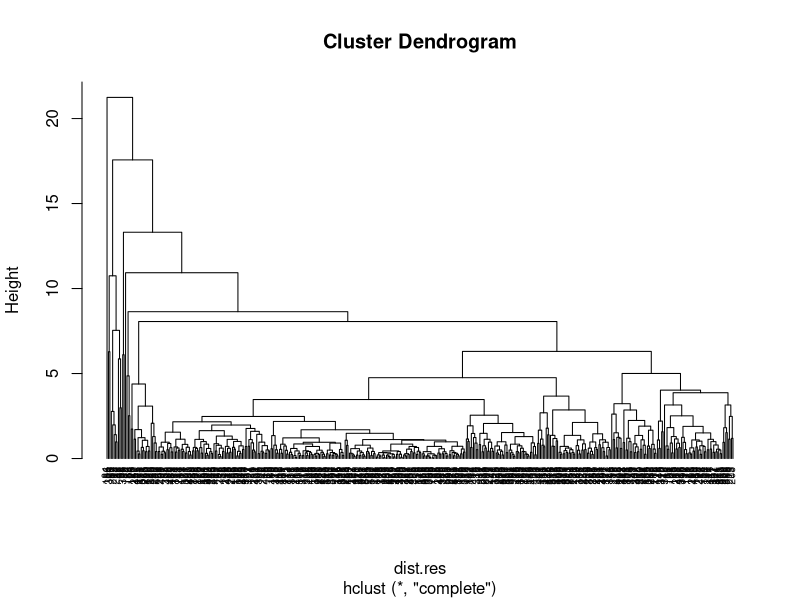
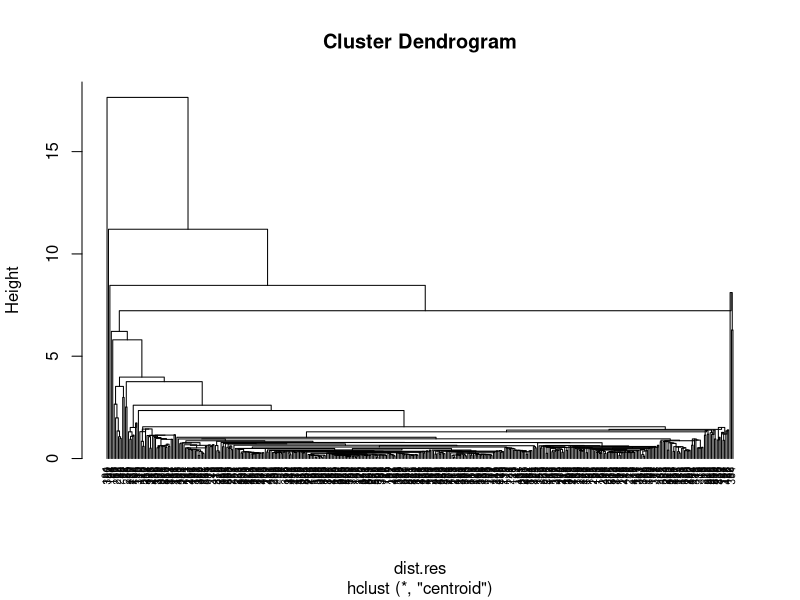

Here is the R script that generated these plots, in order:
setwd("D:/BA classes/machine learning dataset of R/unsupervised learning/clustering/her clustering")
getwd()
clusterdata<-read.csv("Wholesale customers data.csv")
str(clusterdata)

cust_data_f<- scale(clusterdata)

head(cust_data_f)

#euclidean distance
dist.res=dist(cust_data_f,method = "euclidean")

#herclerical clustering
hc<- hclust(dist.res,method="complete")
hc1<- hclust(dist.res,method="single")
hc2<- hclust(dist.res,method="centroid")

plot(hc, hang = -1, cex = 0.6)
plot(hc2, hang = -1, cex = 0.6)